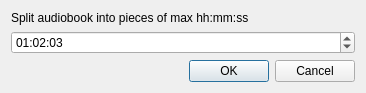
<?xml version="1.0" encoding="UTF-8"?>
<ui version="4.0">
 <class>splitDialog</class>
 <widget class="QDialog" name="splitDialog">
  <property name="geometry">
   <rect>
    <x>0</x>
    <y>0</y>
    <width>366</width>
    <height>86</height>
   </rect>
  </property>
  <property name="windowTitle">
   <string>split audiobook</string>
  </property>
  <layout class="QVBoxLayout" name="verticalLayout">
   <item>
    <widget class="QLabel" name="label">
     <property name="text">
      <string>Split audiobook into pieces of max hh:mm:ss</string>
     </property>
    </widget>
   </item>
   <item>
    <widget class="QTimeEdit" name="splitTimeEdit">
     <property name="enabled">
      <bool>true</bool>
     </property>
     <property name="maximumTime">
      <time>
       <hour>13</hour>
       <minute>0</minute>
       <second>0</second>
      </time>
     </property>
     <property name="displayFormat">
      <string>HH:mm:ss</string>
     </property>
     <property name="time">
      <time>
       <hour>1</hour>
       <minute>2</minute>
       <second>3</second>
      </time>
     </property>
    </widget>
   </item>
   <item>
    <widget class="QDialogButtonBox" name="buttonBox">
     <property name="orientation">
      <enum>Qt::Horizontal</enum>
     </property>
     <property name="standardButtons">
      <set>QDialogButtonBox::Cancel|QDialogButtonBox::Ok</set>
     </property>
    </widget>
   </item>
  </layout>
 </widget>
 <resources/>
 <connections>
  <connection>
   <sender>buttonBox</sender>
   <signal>accepted()</signal>
   <receiver>splitDialog</receiver>
   <slot>accept()</slot>
   <hints>
    <hint type="sourcelabel">
     <x>248</x>
     <y>254</y>
    </hint>
    <hint type="destinationlabel">
     <x>157</x>
     <y>274</y>
    </hint>
   </hints>
  </connection>
  <connection>
   <sender>buttonBox</sender>
   <signal>rejected()</signal>
   <receiver>splitDialog</receiver>
   <slot>reject()</slot>
   <hints>
    <hint type="sourcelabel">
     <x>316</x>
     <y>260</y>
    </hint>
    <hint type="destinationlabel">
     <x>286</x>
     <y>274</y>
    </hint>
   </hints>
  </connection>
 </connections>
</ui>
